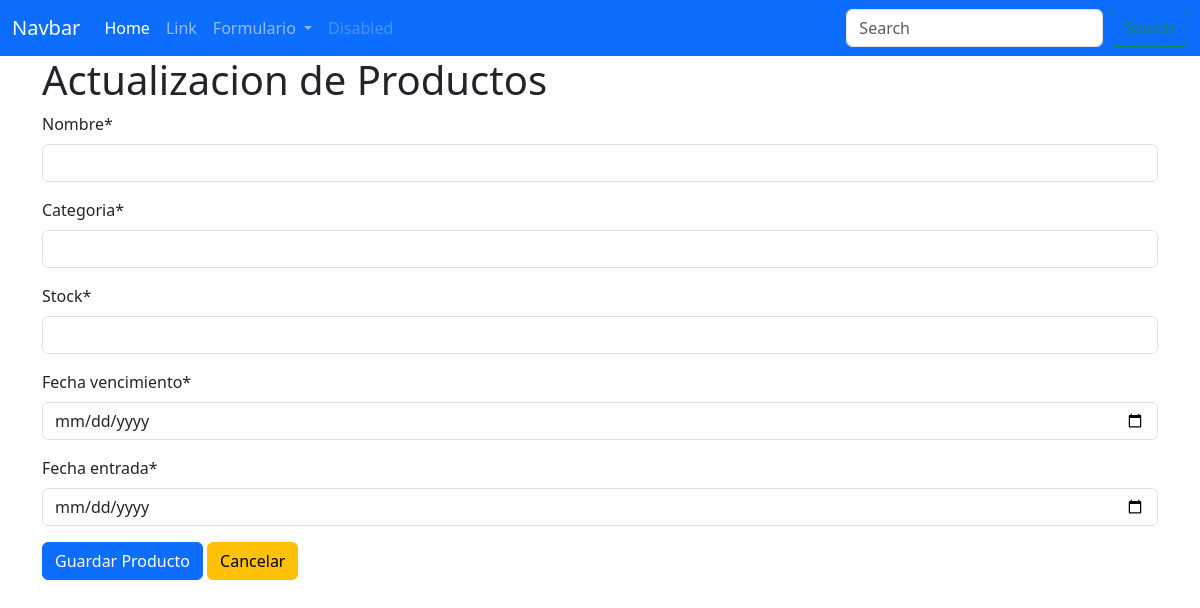
Before: /editarProductos/1 with the older database file.
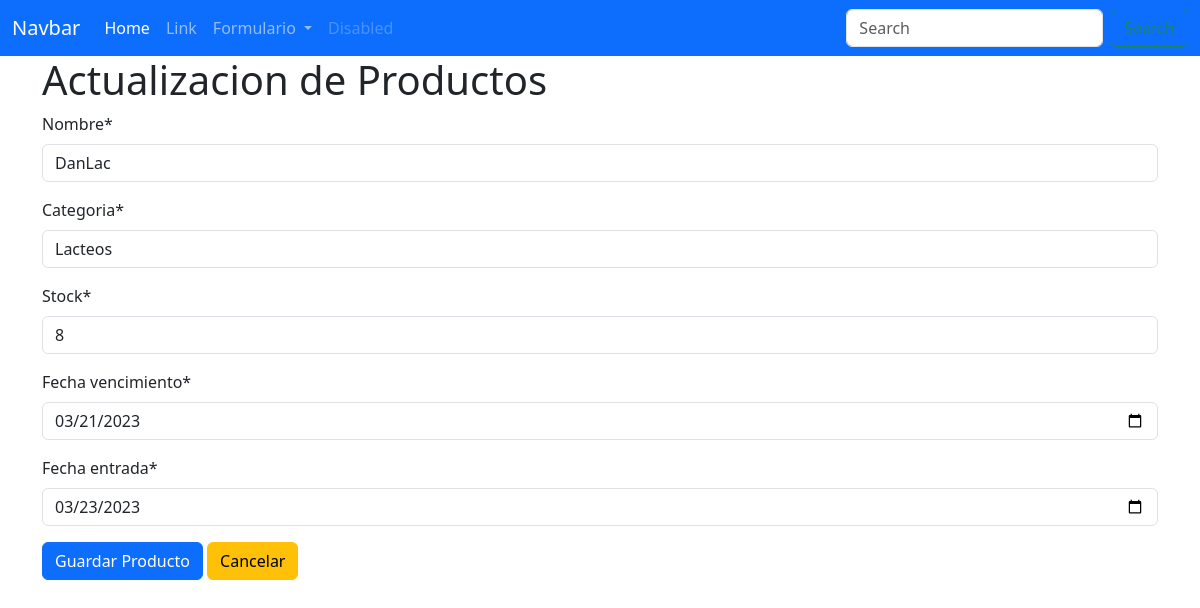
After: the same page with the newer database file.
### Models/Producto/models.py (models this page shows)
class Producto(models.Model):
    nombre = models.CharField(max_length=30)
    categoria = models.CharField(max_length=30)
    stock = models.IntegerField(max_length=5)
    fecha_vencimiento = models.DateField()
    fecha_entrada = models.DateField()

### Models/Producto/views.py (the view)
# urls.py: path('editarProductos/<int:id_producto>',FormularioProductoView.edit,name='editarProductos'),
    def edit(request, id_producto):
        producto = Producto.objects.filter(id=id_producto).first()
        form = FormularioProducto(instance=producto)
        return render(request,"ProductoEdit.html",{"form":form, 'producto':producto})

### Models/Producto/forms.py
class FormularioProducto(forms.ModelForm):
    class Meta:
        model = Producto
        fields = '__all__'
        widgets = {'fecha_vencimiento' : forms.DateInput(attrs={'type':'date'}),'fecha_entrada' : forms.DateInput(attrs={'type':'date'})}

### TEMPLATES/ProductoEdit.html (shortened to what this page needs)
{% extends 'index.html' %}
{% load crispy_forms_tags %}
{% block content %}
    <h1>Actualizacion de Productos</h1>
    <form action="{% url 'actualizarProductos' producto.id %}" method="POST">
        {{ form|crispy}}
        <button type="submit" class="btn btn-primary">Guardar Producto</button>
        <a class="btn btn-warning" href="{% url 'listarProductos' %}">Cancelar</a>
    </form>
{% endblock %}

Changed rows visible on the page:
added Producto: nombre "DanLac", categoria "Lacteos", stock "8", fecha_vencimiento "03/21/2023", fecha_entrada "03/23/2023"
